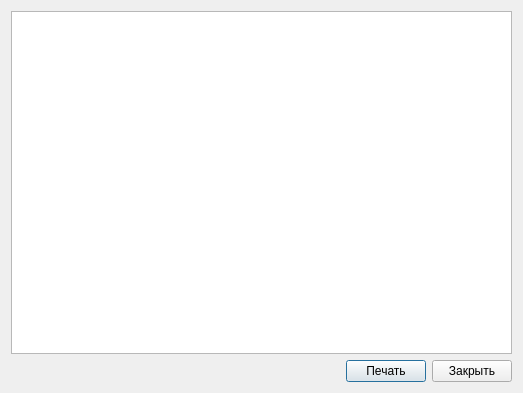
<?xml version="1.0" encoding="UTF-8"?>
<ui version="4.0">
 <class>ReportYear</class>
 <widget class="QDialog" name="ReportYear">
  <property name="geometry">
   <rect>
    <x>0</x>
    <y>0</y>
    <width>523</width>
    <height>393</height>
   </rect>
  </property>
  <property name="windowTitle">
   <string>Статистика QSO по годам</string>
  </property>
  <layout class="QGridLayout" name="gridLayout">
   <item row="0" column="0">
    <widget class="QTableView" name="tableView">
     <property name="selectionBehavior">
      <enum>QAbstractItemView::SelectRows</enum>
     </property>
    </widget>
   </item>
   <item row="1" column="0">
    <layout class="QHBoxLayout" name="horizontalLayout">
     <item>
      <spacer name="horizontalSpacer">
       <property name="orientation">
        <enum>Qt::Horizontal</enum>
       </property>
       <property name="sizeHint" stdset="0">
        <size>
         <width>40</width>
         <height>20</height>
        </size>
       </property>
      </spacer>
     </item>
     <item>
      <widget class="QPushButton" name="PrintButton">
       <property name="text">
        <string>Печать</string>
       </property>
      </widget>
     </item>
     <item>
      <widget class="QPushButton" name="CloseButton">
       <property name="text">
        <string>Закрыть</string>
       </property>
      </widget>
     </item>
    </layout>
   </item>
  </layout>
 </widget>
 <resources/>
 <connections/>
</ui>
